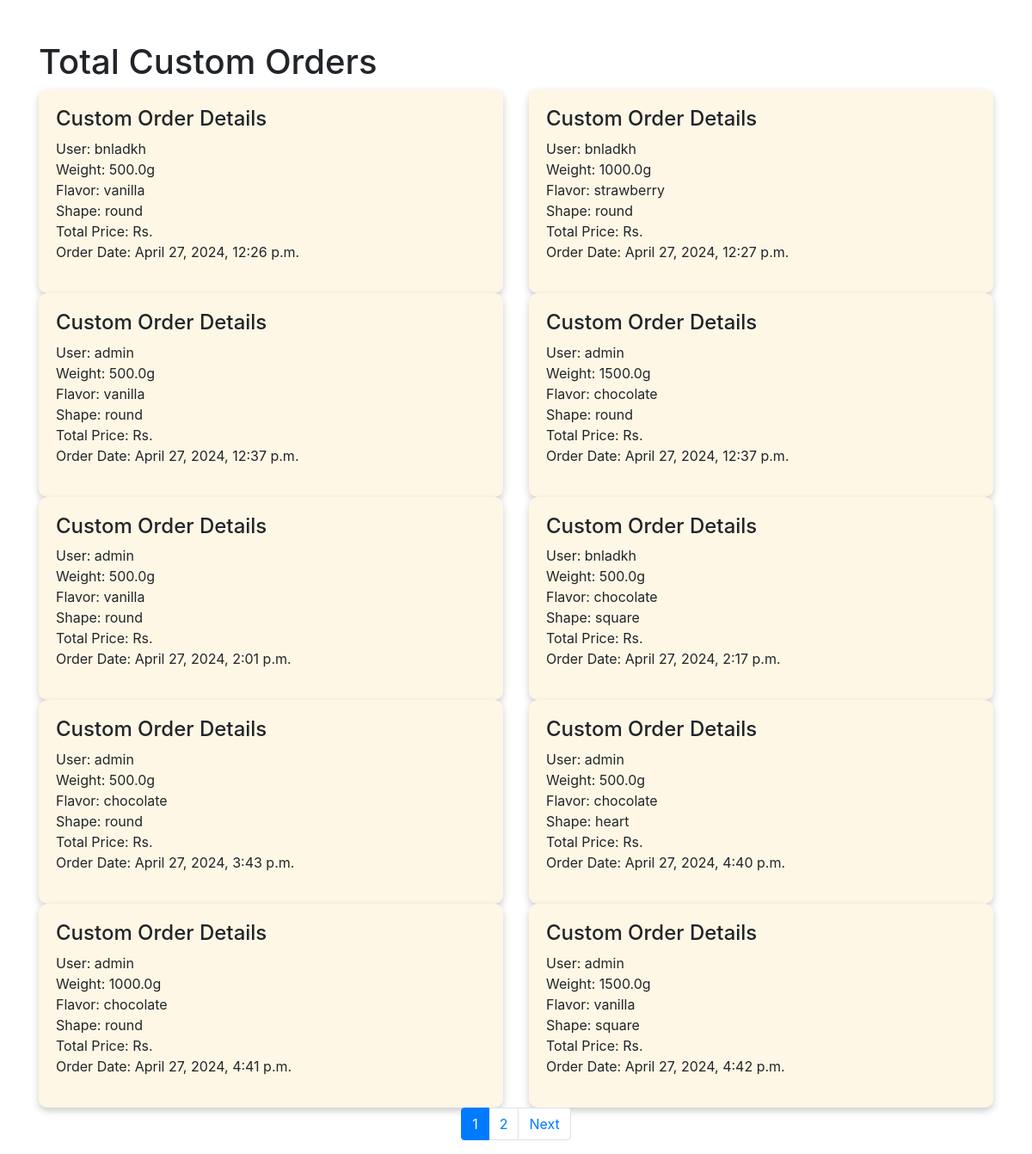
Screenshot of /custom-orders/ (signed in) with the database file from the repository.
### bakery_app/models.py (models this page shows, shortened)
class CustomBakeryOrder(models.Model):
    user = models.ForeignKey(User, on_delete=models.CASCADE)  # User who placed the order
    weight = models.FloatField()  # Weight in grams
    flavor = models.CharField(max_length=50)  # Flavor of the bakery item
    shape = models.CharField(max_length=50)  # Shape of the bakery item
    order_date = models.DateTimeField(auto_now_add=True)  # When the order was placed
    delivery_date = models.DateField(null=True, blank=True)  # Optional delivery date
    payment_status = models.CharField(max_length=10, choices=[('paid', 'Paid'), ('pending', 'Pending')], default='pending')
    delivery_status = models.CharField(max_length=10, choices=[('shipped', 'Shipped'), ('pending', 'Pending')], default='pending')
    total_price = models.DecimalField(max_digits=6, decimal_places=2)  # Total price
    quantity = models.IntegerField(default=1)

### bakery_app/views.py (the view)
# urls.py: path('custom-orders/', views.custom_orders, name='custom_orders'),  # View for custom orders
@user_passes_test(is_admin)  # Ensure only admin users can access this view
def custom_orders(request):
    custom_orders = CustomBakeryOrder.objects.all()
    paginator = Paginator(custom_orders, 10)  # Pagination for 10 orders per page
    page_number = request.GET.get('page')  # Get the current page
    page_obj = paginator.get_page(page_number)  # Get the correct page object
    return render(request, 'custom_orders.html', {'page_obj': page_obj})  # Render the custom orders page

### bakery_app/views.py (called while the page is built)
def is_admin(user):
    return user.is_staff  # Change this as needed to suit your admin check

### bakery_app/templates/custom_orders.html (shortened to what this page needs)
<!DOCTYPE html>
<html lang="en">
<head>
    <link rel="stylesheet" href="https://stackpath.bootstrapcdn.com/bootstrap/4.5.2/css/bootstrap.min.css">
</head>
<body>
    <div class="container mt-5">
        <h1>Total Custom Orders</h1>
        <div class="row">
            {% for order in page_obj %}
            <div class="col-md-6">
                <div class="order-card">
                    <h4>Custom Order Details</h4>
                    <p>
                        User: {{ order.user.username }} <br>
                        Weight: {{ order.weight }}g <br>
                        Flavor: {{ order.flavor }} <br>
                        Shape: {{ order.shape }} <br>
                        Total Price: Rs.{{ order.price }} <br>
                        Order Date: {{ order.order_date }} <br>
                    </p>
                </div>
            </div>
            {% endfor %}
        </div>
        <nav aria-label="Page navigation">
            <ul class="pagination justify-content-center">
                {% for num in page_obj.paginator.page_range %}
                <li class="page-item {% if num == page_obj.number %}active{% endif %}">
                    <a class="page-link" href="?page={{ num }}">{{ num }}</a>
                </li>
                {% endfor %}
                {% if page_obj.has_next %}
                <li class="page-item">
                    <a class="page-link" href="?page={{ page_obj.next_page_number }}">Next</a>
                </li>
                {% endif %}
            </ul>
        </nav>
    </div>
</body>
</html>

### bakery_app/templates/custom_orders.html (style rules this page uses)
.order-card { background-color: #fff7e6; padding: 20px; border-radius: 10px; box-shadow: 0 4px 8px 0 rgba(0,0,0,0.2); }

### rows the page displays
CustomBakeryOrder: user.username "bnladkh", weight "500.0", flavor "vanilla", shape "round", order_date "April 27, 2024, 12:26 p.m."
CustomBakeryOrder: user.username "bnladkh", weight "1000.0", flavor "strawberry", shape "round", order_date "April 27, 2024, 12:27 p.m."
CustomBakeryOrder: user.username "admin", weight "500.0", flavor "vanilla", shape "round", order_date "April 27, 2024, 12:37 p.m."
CustomBakeryOrder: user.username "admin", weight "1500.0", flavor "chocolate", shape "round", order_date "April 27, 2024, 12:37 p.m."
CustomBakeryOrder: user.username "admin", weight "500.0", flavor "vanilla", shape "round", order_date "April 27, 2024, 2:01 p.m."
CustomBakeryOrder: user.username "bnladkh", weight "500.0", flavor "chocolate", shape "square", order_date "April 27, 2024, 2:17 p.m."
CustomBakeryOrder: user.username "admin", weight "500.0", flavor "chocolate", shape "round", order_date "April 27, 2024, 3:43 p.m."
CustomBakeryOrder: user.username "admin", weight "500.0", flavor "chocolate", shape "heart", order_date "April 27, 2024, 4:40 p.m."
CustomBakeryOrder: user.username "admin", weight "1000.0", flavor "chocolate", shape "round", order_date "April 27, 2024, 4:41 p.m."
CustomBakeryOrder: user.username "admin", weight "1500.0", flavor "vanilla", shape "square", order_date "April 27, 2024, 4:42 p.m."

### other values shown
{{ num }} "1" "2"
